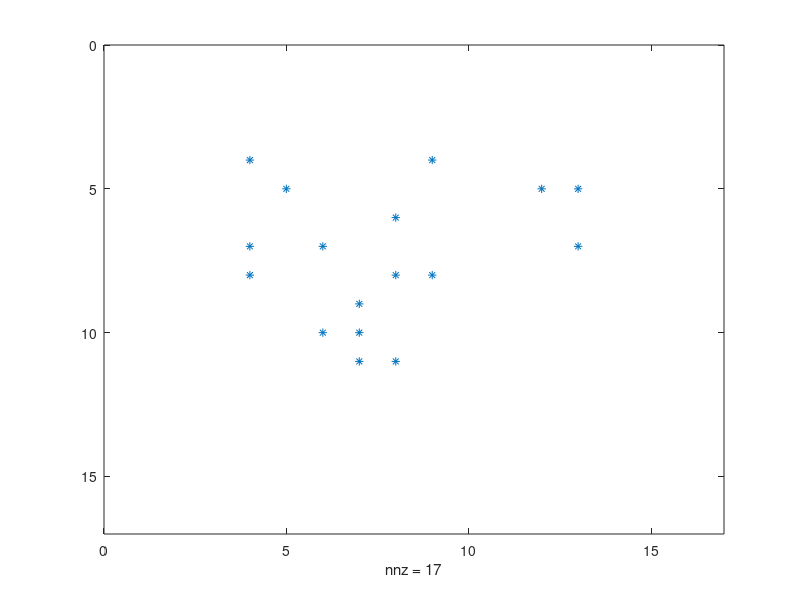

MATLAB code for this plot:
%%% Sorry. This program-code is unfinished.
clear

%%% Rewritable
L = 10;         % length
NoN = 20;       %　No. of node 
R = 3;          % Submit range node
%%%

A = zeros(L+R+R);  %%% node's position__(1)
Node_line = randi([1,L],[1,NoN])+R;  %%% make node's position
Node_row  = randi([1,L],[1,NoN])+R;  

for i = 1:NoN 
    %%% status of node 
    S_Node(i).line = Node_line(i);                %%% node's position
    S_Node(i).row  = Node_row(i); 
    S_Node(i).RREQ = [];                          %%% memory of RREQ
    S_Node(i).range = [R];                        %%% Submit range node
    %%%%%%%%%%%%%%%%%%     
    A(Node_line(i),Node_row(i)) = i;   %%% write node's position__(2)
end

spy(A);    %%% display node's position__(3)
flag = 0;  % using test
k = 1;     % start at node-1
%%%%%%%%%%%%%%%%%%%%% may rewrite by using (find)

for roop = 1:6  % Here is test. if here is complete--->> while(1)
    
for i = 0 : S_Node(k(1)).range
        %%% send RREQ
        %%% access S_Node.RREQ by using (A:node's position__(4))
    for j = 0 : S_Node(k(1)).range - i  % ここは　S_nodeではだめ％％％％％％％％％％％％％％％
        %%% Aを参照することで、nodeを発見する
        
 if ~(i == 0 && j == 0) %% 現在の座標は省く
     
      if A( S_Node(k(1)).line +i , S_Node(k(1)).row +j ) > 0 
        %%%　探索したnode内に既に　自分の数字があるなら無視　
        if all(S_Node(A( S_Node(k(1)).line +i , S_Node(k(1)).row +j )).RREQ ~= k(1))
            
     S_Node(A( S_Node(k(1)).line +i , S_Node(k(1)).row +j )).RREQ = ...
         [S_Node(A( S_Node(k(1)).line , S_Node(k(1)).row )).RREQ k(1)];
     k = [k A( S_Node(k(1)).line +i , S_Node(k(1)).row +j )];
        end
      end
      
      
      
      
      
      
      
      
      
      
      
   %%%%%%%%%%%　改造しきるまで　おいておく
      
      if A( S_Node(k(1)).line -i , S_Node(k(1)).row +j ) > 0
        if all(S_Node(A( S_Node(k(1)).line -i , S_Node(k(1)).row +j )).RREQ ~= k(1))
    S_Node(A( S_Node(k(1)).line -i , S_Node(k(1)).row +j )).RREQ = ...
         [S_Node(A( S_Node(k(1)).line , S_Node(k(1)).row  )).RREQ k(1)];
     k = [k A( S_Node(k(1)).line -i , S_Node(k(1)).row +j )];
        end
      end
      if A( S_Node(k(1)).line -i , S_Node(k(1)).row -j ) > 0 
        if all(S_Node(A( S_Node(k(1)).line -i , S_Node(k(1)).row -j )).RREQ ~= k(1))
    S_Node(A( S_Node(k(1)).line -i , S_Node(k(1)).row -j )).RREQ = ...
         [S_Node(A( S_Node(k(1)).line  , S_Node(k(1)).row  )).RREQ k(1)];
     k = [k A( S_Node(k(1)).line -i , S_Node(k(1)).row -j )];
        end
      end
      if A( S_Node(k(1)).line +i , S_Node(k(1)).row -j ) > 0
        if all(S_Node(A( S_Node(k(1)).line +i , S_Node(k(1)).row -j )).RREQ ~= k(1))
    S_Node(A( S_Node(k(1)).line +i , S_Node(k(1)).row -j )).RREQ = ...
         [S_Node(A( S_Node(k(1)).line  , S_Node(k(1)).row )).RREQ k(1)];
     k = [k A( S_Node(k(1)).line +i , S_Node(k(1)).row -j )];
        end
      end
    end            
    end
end
k(1)=[];
    if S_Node(20).RREQ > 0
      flag = flag +1; %%%　last node
      break
    end

    if isempty(k)==1 
       disp('not arrival');
       break
    end
    
    
end
